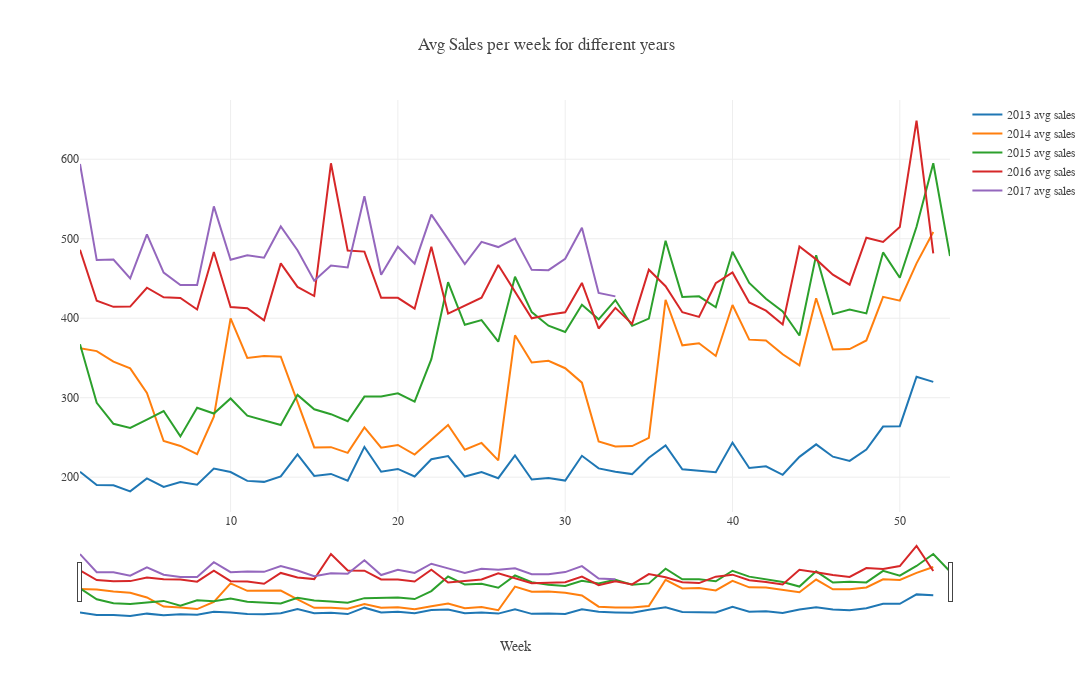

Notebook code for this chart:
### Code cell
week = new_train.sort_values(by='week').week.unique()
year = list(new_train.year.unique())
avg_sales = new_train.sort_values(by='week').groupby('week')['sales'].mean()



fig = go.Figure()

for i in range (len(year)):
    avg_sales=new_train[new_train.year == year[i]].sort_values(by='week').groupby('week')['sales'].mean()

        
    fig.add_trace(go.Scatter(x=week, y= avg_sales, name = str(year[i]) + " avg sales", mode='lines'  ))





fig.update_xaxes(rangeslider_visible= True)

fig.update_layout(template=temp,title='Avg Sales per week for different years', 
                  #autosize=False, 
                  width=1400, 
                  height=700, 
                  xaxis_title="Week", 
                  yaxis_title="",
                  hovermode='x unified',
                  showlegend=True,

                  
                 )
fig.show()

### Figure 1 — Plotly figure (JSON) as saved in the notebook; plotly's stock layout.template omitted (floating-point values rounded to 4 significant figures)
{"data": [{"mode": "lines", "name": "2013 avg sales", "x": [1, 2, 3, 4, 5, 6, 7, 8, 9, 10, 11, 12, 13, 14, 15, 16, 17, 18, 19, 20, 21, 22, 23, 24, 25, 26, 27, 28, 29, 30, 31, 32, 33, 34, 35, 36, 37, 38, 39, 40, 41, 42, 43, 44, 45, 46, 47, 48, 49, 50, 51, 52, 53], "y": [206.8, 190.3, 189.8, 182.2, 198.6, 187.8, 194.1, 190.6, 210.9, 206.5, 195.4, 194.1, 200.9, 228.8, 201.6, 204.1, 195.5, 238.1, 206.9, 210.4, 201.0, 222.7, 226.6, 200.9, 206.5, 198.7, 227.3, 197.1, 199.0, 195.8, 226.9, 211.1, 206.8, 203.9, 224.4, 240.1, 210.0, 208.3, 206.3, 243.6, 211.5, 213.7, 203.1, 225.6, 241.3, 225.8, 220.5, 234.9, 263.7, 264.2, 326.4, 319.9], "type": "scatter"}, {"mode": "lines", "name": "2014 avg sales", "x": [1, 2, 3, 4, 5, 6, 7, 8, 9, 10, 11, 12, 13, 14, 15, 16, 17, 18, 19, 20, 21, 22, 23, 24, 25, 26, 27, 28, 29, 30, 31, 32, 33, 34, 35, 36, 37, 38, 39, 40, 41, 42, 43, 44, 45, 46, 47, 48, 49, 50, 51, 52, 53], "y": [362.3, 358.6, 345.5, 336.9, 306.1, 245.6, 239.3, 228.9, 276.1, 399.7, 350.1, 352.4, 351.5, 293.6, 237.4, 237.8, 230.7, 262.6, 237.2, 240.6, 228.5, 247.1, 265.6, 234.6, 243.1, 221.2, 378.5, 344.3, 346.3, 337.1, 318.9, 244.9, 238.7, 239.1, 249.4, 423.2, 365.9, 368.5, 352.5, 416.6, 373.0, 372.0, 354.6, 340.8, 425.2, 360.6, 361.2, 372.1, 426.9, 422.1, 469.0, 508.4], "type": "scatter"}, {"mode": "lines", "name": "2015 avg sales", "x": [1, 2, 3, 4, 5, 6, 7, 8, 9, 10, 11, 12, 13, 14, 15, 16, 17, 18, 19, 20, 21, 22, 23, 24, 25, 26, 27, 28, 29, 30, 31, 32, 33, 34, 35, 36, 37, 38, 39, 40, 41, 42, 43, 44, 45, 46, 47, 48, 49, 50, 51, 52, 53], "y": [367.3, 293.7, 267.2, 262.1, 272.4, 283.2, 251.3, 287.4, 280.1, 299.1, 277.4, 271.9, 265.6, 303.6, 285.5, 279.3, 270.4, 301.4, 301.5, 305.5, 295.2, 348.6, 445.3, 391.8, 397.6, 370.5, 452.2, 407.7, 390.6, 382.7, 416.9, 398.6, 422.8, 390.4, 399.5, 497.5, 426.8, 427.6, 413.8, 483.6, 444.5, 424.6, 408.6, 378.3, 479.3, 405.2, 410.9, 406.0, 482.8, 450.8, 515.1, 594.9, 478.2], "type": "scatter"}, {"mode": "lines", "name": "2016 avg sales", "x": [1, 2, 3, 4, 5, 6, 7, 8, 9, 10, 11, 12, 13, 14, 15, 16, 17, 18, 19, 20, 21, 22, 23, 24, 25, 26, 27, 28, 29, 30, 31, 32, 33, 34, 35, 36, 37, 38, 39, 40, 41, 42, 43, 44, 45, 46, 47, 48, 49, 50, 51, 52, 53], "y": [486.1, 422.0, 414.3, 414.6, 438.4, 426.3, 425.5, 411.0, 483.4, 414.1, 412.7, 397.3, 469.0, 439.3, 427.9, 594.9, 485.0, 483.8, 425.7, 425.7, 412.0, 489.9, 405.9, 415.6, 425.8, 467.0, 433.9, 399.9, 404.5, 407.4, 444.4, 387.1, 413.0, 392.9, 461.0, 440.3, 407.6, 401.7, 444.1, 457.5, 419.9, 409.5, 392.1, 490.3, 474.0, 454.7, 442.2, 501.2, 495.9, 514.7, 648.6, 481.5], "type": "scatter"}, {"mode": "lines", "name": "2017 avg sales", "x": [1, 2, 3, 4, 5, 6, 7, 8, 9, 10, 11, 12, 13, 14, 15, 16, 17, 18, 19, 20, 21, 22, 23, 24, 25, 26, 27, 28, 29, 30, 31, 32, 33, 34, 35, 36, 37, 38, 39, 40, 41, 42, 43, 44, 45, 46, 47, 48, 49, 50, 51, 52, 53], "y": [594.1, 473.2, 473.9, 450.2, 505.6, 457.4, 441.7, 441.7, 540.7, 473.6, 479.3, 476.1, 515.5, 485.5, 447.2, 466.2, 463.9, 553.4, 454.8, 490.0, 468.7, 530.3, 499.5, 468.2, 496.1, 489.5, 500.3, 460.8, 460.5, 474.7, 513.9, 431.7, 427.5], "type": "scatter"}], "layout": {"xaxis": {"rangeslider": {"visible": true, "yaxis": {"_template": null, "rangemode": "match"}, "autorange": true, "range": [1, 53]}, "title": {"text": "Week"}, "type": "linear", "range": [1, 53], "autorange": true}, "title": {"text": "Avg Sales per week for different years"}, "width": 1400, "height": 700, "yaxis": {"title": {"text": ""}, "type": "linear", "range": [156.2, 674.5], "autorange": true}, "hovermode": "x unified", "showlegend": true}}
